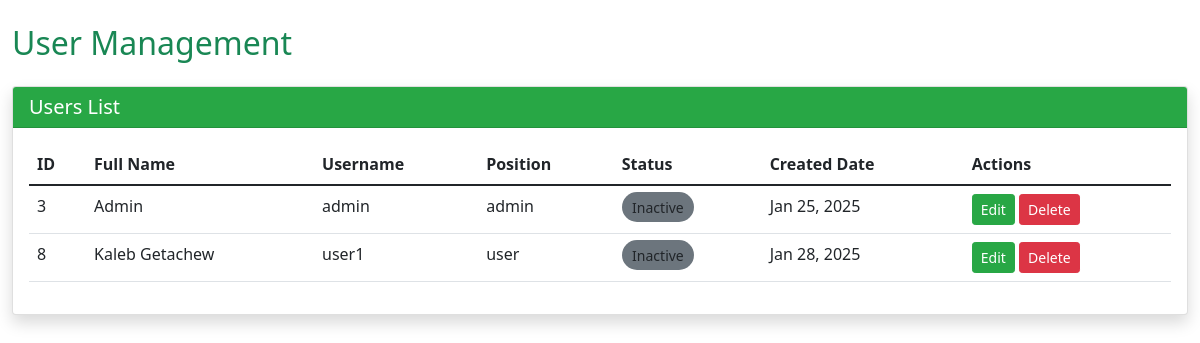
The app's page /screen/users.php with its own data.
### tables this page shows
CREATE TABLE `user` (
  `id` int(64) NOT NULL,
  `full_name` varchar(64) NOT NULL,
  `user_name` varchar(64) NOT NULL,
  `password` varchar(64) NOT NULL,
  `position` varchar(64) NOT NULL,
  `status` int(1) NOT NULL,
  `created_date` timestamp(6) NOT NULL DEFAULT current_timestamp(6)
);

### screen/users.php (the view, shortened to what this page needs)
<?php
include 'db_connection.php';
$lang = isset($_SESSION['lang']) ? $_SESSION['lang'] : 'en';
$translations = include "lang/$lang.php";
$result = $conn->query("SELECT * FROM user");
$users = $result->fetch_all(MYSQLI_ASSOC);
?>
<!DOCTYPE html>
<html lang="<?= $lang ?>">
<head>
    <link href="https://cdn.jsdelivr.net/npm/bootstrap@5.1.3/dist/css/bootstrap.min.css" rel="stylesheet">
</head>
<body>
    <div class="container-fluid py-4">
        <h2 class="mb-4 text-success"><?= $translations['title'] ?></h2>
        <div class="card shadow">
            <div class="card-header primary-bg text-white">
                <h5 class="mb-0"><?= $translations['users_list'] ?></h5>
            </div>
            <div class="card-body">
                <div class="table-responsive">
                    <table class="table table-hover">
                        <thead>
                            <tr>
                                <th>ID</th>
                                <th><?= $translations['full_name'] ?></th>
                                <th><?= $translations['username'] ?></th>
                                <th><?= $translations['position'] ?></th>
                                <th><?= $translations['status'] ?></th>
                                <th><?= $translations['created_date'] ?></th>
                                <th><?= $translations['actions'] ?></th>
                            </tr>
                        </thead>
                        <tbody>
                            <?php foreach ($users as $user): ?>
                            <tr>
                                <td><?= $user['id'] ?></td>
                                <td><?= htmlspecialchars($user['full_name']) ?></td>
                                <td><?= htmlspecialchars($user['user_name']) ?></td>
                                <td><?= htmlspecialchars($user['position']) ?></td>
                                <td>
                                    <span class="status-badge <?= $user['status'] == 1 ? 'bg-success' : 'bg-secondary' ?>">
                                        <?= $user['status'] == 1 ? $translations['active'] : $translations['inactive'] ?>
                                    </span>
                                </td>
                                <td><?= date('M d, Y', strtotime($user['created_date'])) ?></td>
                                <td>
                                    <button class="btn btn-sm btn-primary edit-btn"
                                            data-user='<?= htmlspecialchars(json_encode($user), ENT_QUOTES, 'UTF-8') ?>'>
                                        <?= $translations['edit'] ?>
                                    </button>
                                    <form method="POST" class="d-inline">
                                        <button type="submit" class="btn btn-sm btn-danger"
                                                onclick="return confirm('<?= $translations['confirm_delete'] ?>')">
                                            <?= $translations['delete'] ?>
                                        </button>
                                    </form>
                                </td>
                            </tr>
                            <?php endforeach; ?>
                        </tbody>
                    </table>
                </div>
            </div>
        </div>
    </div>
</body>
</html>

### screen/users.php (style rules this page uses)
:root { --primary-color: #28a745; --hover-color: #218838; }
.primary-bg { background-color: var(--primary-color); }
.btn-primary { background-color: var(--primary-color); border-color: var(--primary-color); }
.status-badge { padding: 0.35rem 0.65rem; font-size: 0.875em; border-radius: 10rem; }

### records on screen
user: id "3", full_name "Admin", user_name "admin", position "admin", created_date "Jan 25, 2025"
user: id "8", full_name "Kaleb Getachew", user_name "user1", position "user", created_date "Jan 28, 2025"

### other values on screen
$translations['title'] "User Management"
$translations['users_list'] "Users List"
$translations['full_name'] "Full Name"
$translations['username'] "Username"
$translations['position'] "Position"
$translations['status'] "Status"
$translations['created_date'] "Created Date"
$translations['actions'] "Actions"
